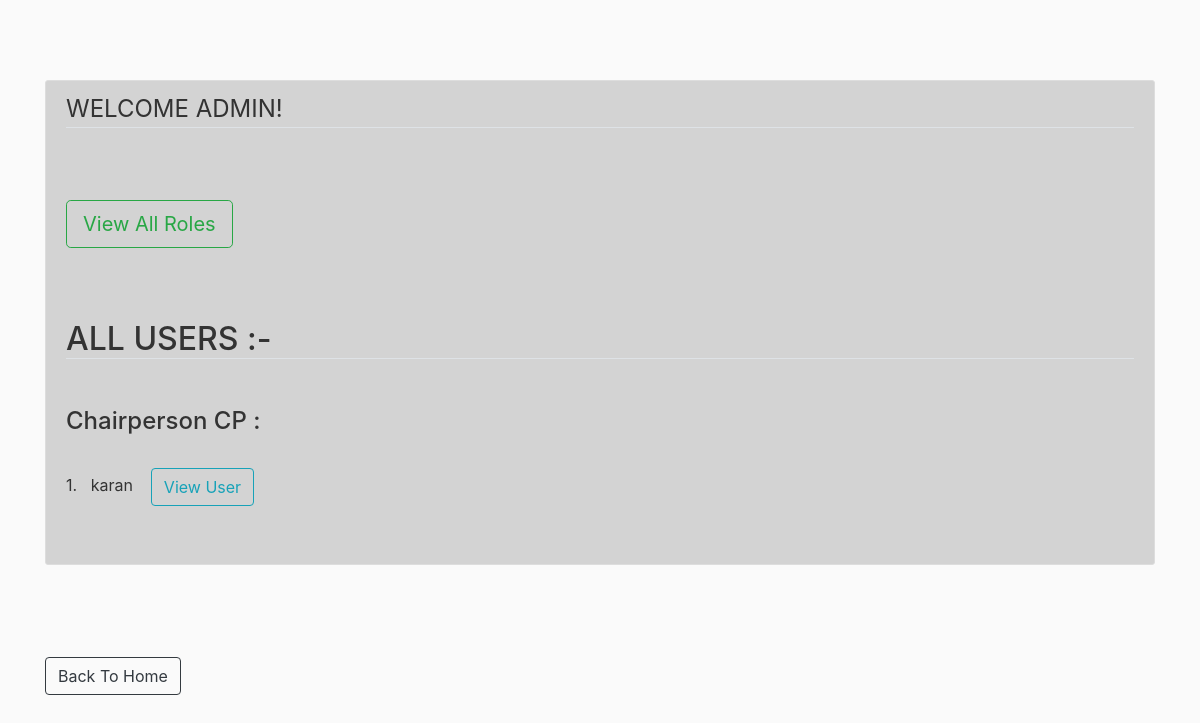
Page /admin (signed in) on the earlier database version.
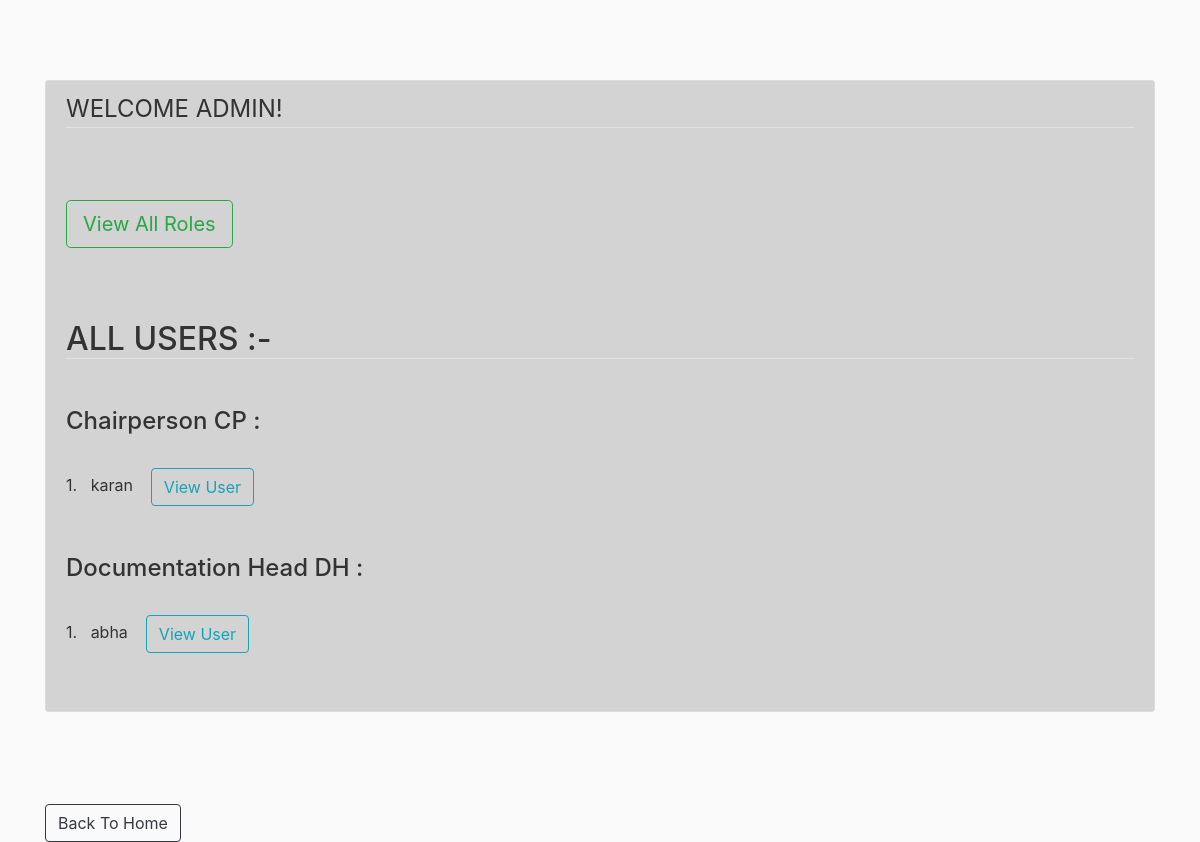
Same page on the later database version.
### rbac/models.py (models this page shows, shortened)
class User(db.Model, UserMixin):
    id = db.Column(db.Integer, primary_key=True)
    username = db.Column(db.String(120), unique=True, nullable=False)
    password = db.Column(db.String(60), nullable=False)
    roles = db.relationship('Role', secondary='user_roles')

### rbac/routes.py (the view)
@app.route("/admin")
@login_required
def admin():
    if get_role(current_user) != 'Admin':
        return redirect(url_for('home'))
    admin,cp,dh,eh,prh,tr,prt,et,nm = get_user_by_role()
    return render_template('admin.html',admin=admin,cp=cp,dh=dh,eh=eh,prh=prh,tr=tr,prt=prt,et=et,nm=nm)

### rbac/models.py (called while the page is built)
@login_manager.user_loader
def load_user(user_id):
    return User.query.get(int(user_id))

### rbac/routes.py (called while the page is built)
def get_user_by_role():
    users = User.query.all()
    admin,cp,dh,eh,prh,tr,prt,et,nm = [],[],[],[],[],[],[],[],[]
    for user in users:
        role = get_role(user)
        if role == 'Admin':
            admin.append(user)
        elif role == 'CP':
            cp.append(user)
        elif role == 'DH':
            dh.append(user)
        elif role == 'EH':
            eh.append(user)
        elif role == 'PRH':
            prh.append(user)
        elif role == 'TR':
            tr.append(user)
        elif role == 'PRT':
            prt.append(user)
        elif role == 'ET':
            et.append(user)
        else:
            nm.append(user)
    return admin,cp,dh,eh,prh,tr,prt,et,nm

### rbac/templates/admin.html (shortened to what this page needs)
{% extends "layout.html" %}
{% block content %}
<div class="content-section">
<legend class="border-bottom mb-4">WELCOME ADMIN!</legend>
<br><br>
<a href="{{ url_for('all_roles') }}" class="btn btn-outline-success btn-lg">View All Roles</a><br><br>
<br><br>
<h2 class="border-bottom mb-4">ALL USERS :-</h2><br>
{% if cp %}
<h4> Chairperson CP : </h4><br>
{% for v in cp %}
   {{loop.index}}. &nbsp; {{ v.username }} &nbsp;&nbsp;&nbsp;<a class="btn btn-outline-info" href="{{ url_for('add_roles',id=v.id) }}">View User</a><br><br>
{% endfor %}
<br>
{% endif %}
{% if dh %}
<h4>Documentation Head DH : </h4><br>
{% for v in dh %}
   {{loop.index}}. &nbsp; {{ v.username }} &nbsp;&nbsp;&nbsp;<a class="btn btn-outline-info" href="{{ url_for('add_roles',id=v.id) }}">View User</a><br><br>
{% endfor %}
<br>
{% endif %}
</div>
<br><br><br>
<a href="{{ url_for('home') }}" class="btn btn-outline-dark" >Back To Home</a>
{% endblock content %}

### rbac/templates/layout.html (shortened to what this page needs)
<!DOCTYPE html>
<html lang="en">
<head>
    <link rel="stylesheet" href="https://maxcdn.bootstrapcdn.com/bootstrap/4.0.0/css/bootstrap.min.css">
    <link rel="stylesheet" href="{{ url_for('static', filename='main.css') }}" type="text/css">
</head>
<body >
    <div class="container">
        {% block content %}
        {% endblock content %}
    </div>
</body>
</html>

### rbac/static/main.css (style rules this page uses)
body { background: #fafafa; color: #333333; margin-top: 5rem; }
.content-section { background: lightgray; padding: 10px 20px; border: 1px solid #dddddd; border-radius: 3px; margin-bottom: 20px; }

Differences in the rows shown:
added User: username "abha", shown under "Documentation Head DH :"
Other differences:
text now shown: "Documentation Head DH :"
